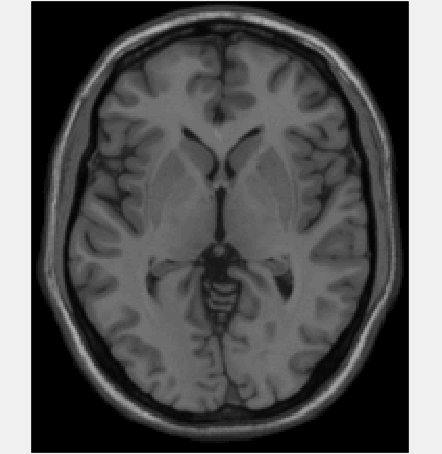
%> input picture AffineTransformation/fix.tiff, 442 x 454 px
$ octave temp2016060801.m   (GNU Octave 9; MATLAB toolbox functions it lacks are replaced by stand-ins)
%> lines starting %> are read from the running program, lines starting %| are printed output that depends on the picture
%% Find Image Rotation and Scale Using Automated Feature Matching
% This example shows how to automatically align two images that differ by a
% rotation and a scale change. It closely parallels another example titled
% <matlab:showdemo('RotationFitgeotransExample') Find Image Rotation and Scale>.
% Instead of using a manual approach to register the two images, it
% utilizes feature-based techniques found in the Computer Vision System
% Toolbox(TM) to automate the registration process.
%
% In this example, you will use |detectSURFFeatures| and
% |vision.GeometricTransformEstimator| System object to recover rotation
% angle and scale factor of a distorted image. You will then transform the
% distorted image to recover the original image.

% Copyright 1993-2014 The MathWorks, Inc.

%% Step 1: Read Image
% Bring an image into the workspace.
original = rgb2gray(imread('fix.tiff'));
%> original: size 454x442 uint8; min 0, max 240, mean 85.6
imshow(original);
text(size(original,2),size(original,1)+15, ...
    'Image courtesy of Massachusetts Institute of Technology', ...
    'FontSize',7,'HorizontalAlignment','right');

%% Step 2: Resize and Rotate the Image

% scale = 0.7;
% J = imresize(original, scale); % Try varying the scale factor.
%
% theta = 30;
distorted = rgb2gray(imread('17.tiff')); % Try varying the angle, theta.
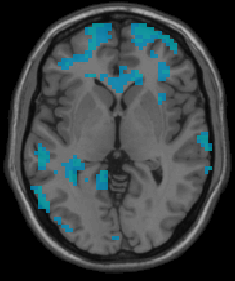
%> input picture AffineTransformation/17.tiff, 235 x 281 px
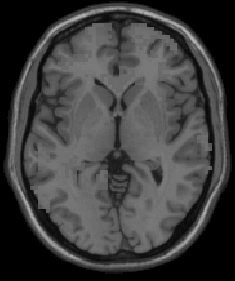
%> distorted: size 281x235 uint8; min 0, max 182, mean 62.3
figure, imshow(distorted)

%%
% You can experiment by varying the scale and rotation of the input image.
% However, note that there is a limit to the amount you can vary the scale
% before the feature detector fails to find enough features.

%% Step 3: Find Matching Features Between Images
% Detect features in both images.
%> (the run ends here)
